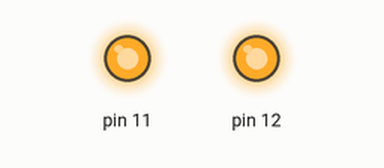
Recording of a program running on a simulated Raspberry Pi (header pin numbers). On the bench: output pins drawn as LEDs (lit = HIGH). At 4.0 s the program stops and its outputs stay as they are.

Above: at 0.1 s.
At 2.1 s:
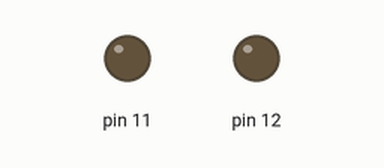
Timing chart, 0 to 3.6 s (numbered marks = the images above):
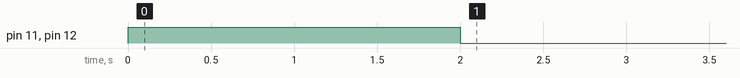

The program:

LedInTwotimes2.py
```python
import RPi.GPIO as GPIO
import time

# to use Raspberry Pi board pin numbers
GPIO.setmode(GPIO.BOARD)
# set up GPIO output channel
GPIO.setup(12, GPIO.OUT)
GPIO.setup(11, GPIO.OUT)
# blinking function
GPIO.output(12,GPIO.HIGH)
GPIO.output(11,GPIO.HIGH)
time.sleep(2)
GPIO.output(12,GPIO.LOW)
GPIO.output(11,GPIO.LOW)
time.sleep(2)


GPIO.cleanup() 
```

Measured:
- by itself, pin 11, pin 12: LOW → HIGH at 0.00 s, → LOW 2.0 s later
